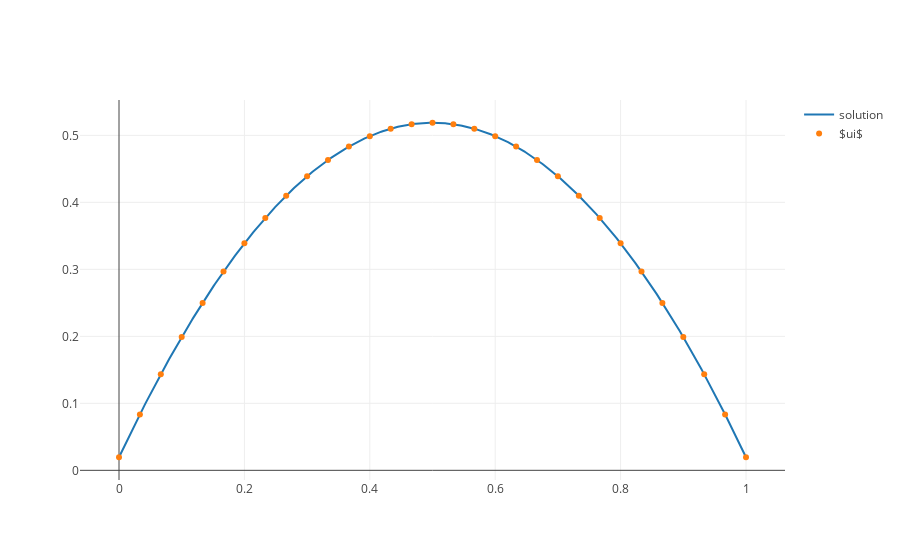

Write notebook code for a chart like this one.
### Markdown cell above
We now solve $Lui=f$ for $ui$

### Code cell
ui = spsolve(L, f)

x, u = interpolate(ui)


fig = go.Figure(data=[
    go.Scatter(x=x, y=u, mode='lines', name="solution"),
    go.Scatter(x=nodes, y=ui, mode='markers', name="$ui$"),
])
plotly.iplot(fig)

### Figure 1 — Plotly figure (JSON) as saved in the notebook; plotly's stock layout.template omitted (floating-point values rounded to 4 significant figures; data arrays with more than 128 entries replaced by an {"elided": "..."} marker saying what was removed)
{"data": [{"mode": "lines", "name": "solution", "type": "scatter", "uid": "d1c51e65-aab5-477d-b50c-ae473d8015b8", "x": {"elided": "500 float values"}, "y": {"elided": "500 float values"}}, {"mode": "markers", "name": "$ui$", "type": "scatter", "uid": "4a4217d4-d02b-4e5e-a0e8-9835e36fb76f", "x": [0, 0.1, 0.2, 0.3, 0.4, 0.5, 0.6, 0.7, 0.8, 0.9, 1, 0.03333, 0.06667, 0.1333, 0.1667, 0.2333, 0.2667, 0.3333, 0.3667, 0.4333, 0.4667, 0.5333, 0.5667, 0.6333, 0.6667, 0.7333, 0.7667, 0.8333, 0.8667, 0.9333, 0.9667], "y": [0.01952, 0.1989, 0.3389, 0.4389, 0.4989, 0.5189, 0.4989, 0.4389, 0.3389, 0.1989, 0.01952, 0.08344, 0.1434, 0.25, 0.2966, 0.3766, 0.41, 0.4633, 0.4833, 0.51, 0.5166, 0.5166, 0.51, 0.4833, 0.4633, 0.41, 0.3766, 0.2966, 0.25, 0.1434, 0.08344]}], "layout": {}}
